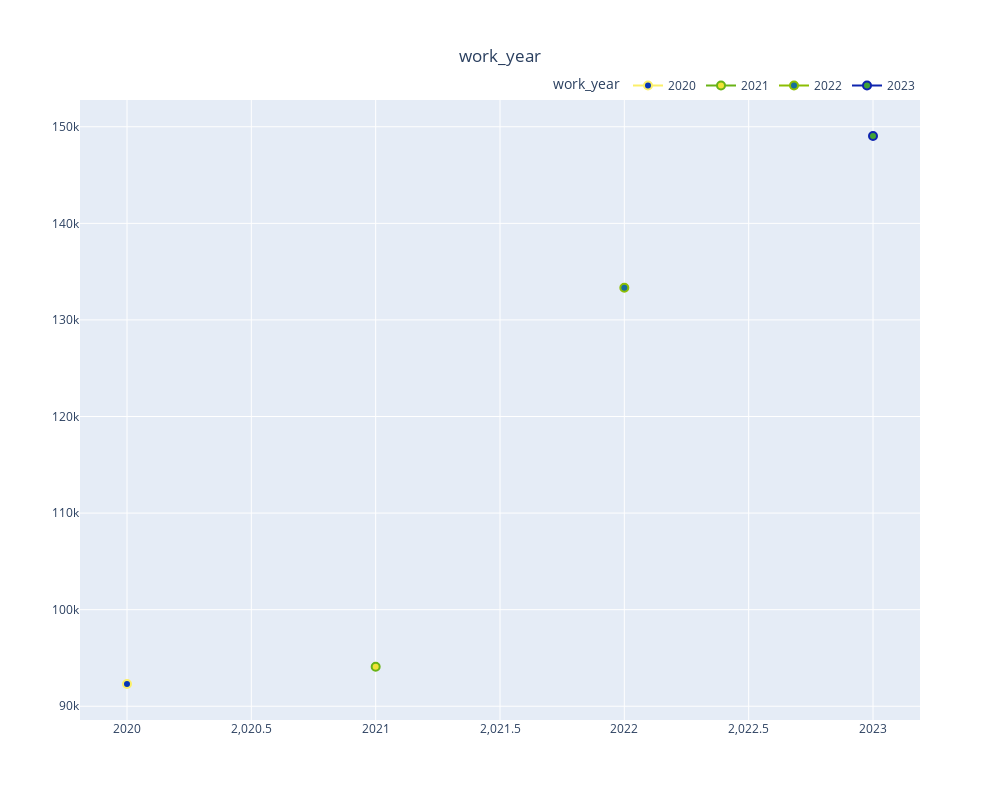
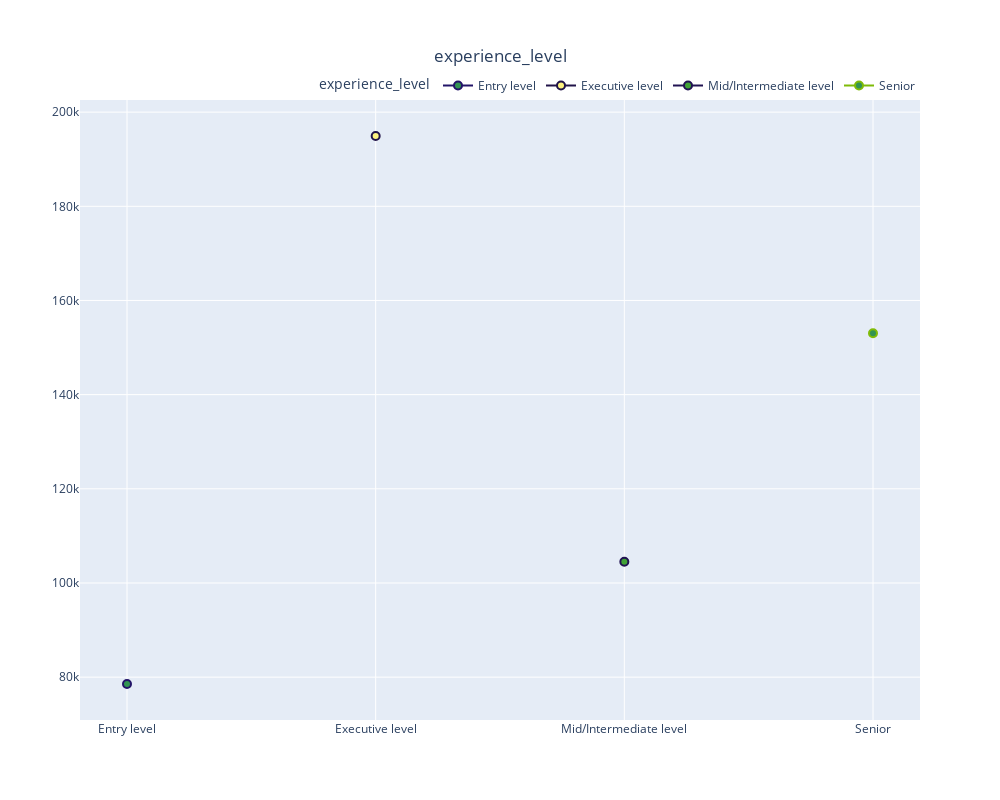
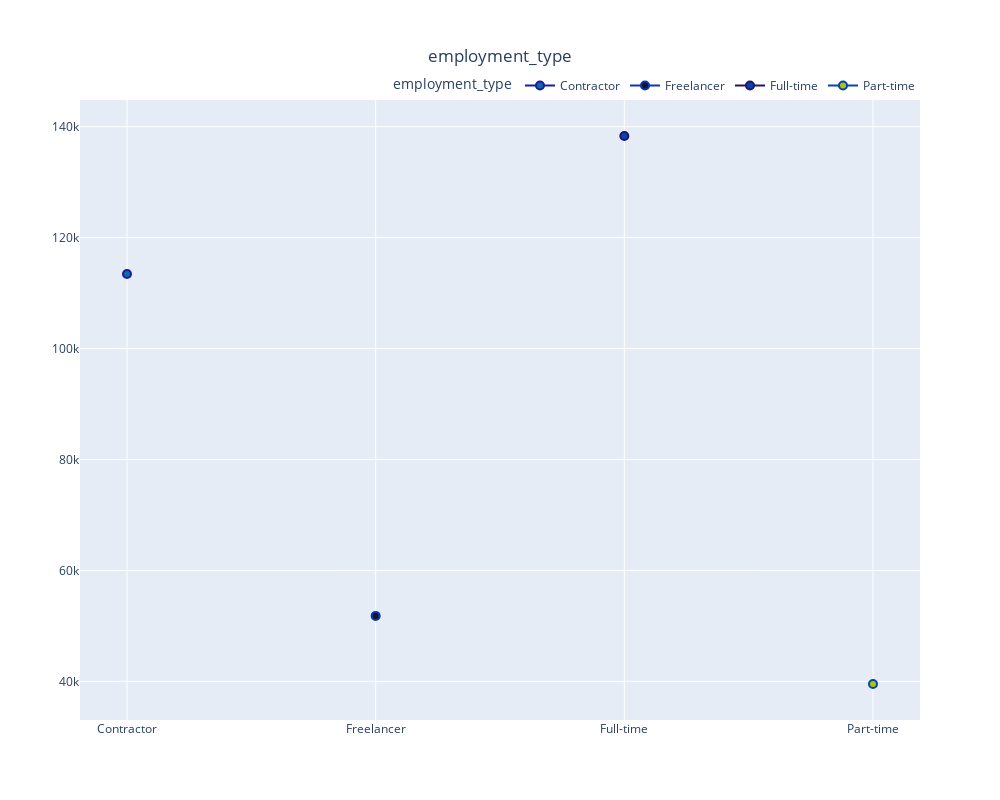

The cell these charts' notebook holds for them, in order:
### Code cell
for column in columns:
    plot_grouping_salary(df, column, 1000, 800)

### Figure 1 — Plotly figure (JSON) as saved in the notebook; plotly's stock layout.template omitted (floating-point values rounded to 4 significant figures)
{"data": [{"line": {"color": "#fbef69"}, "marker": {"color": "#0736b6", "line": {"width": 2}, "size": 8}, "name": "2020", "type": "scatter", "x": [2020], "y": [92300.0]}, {"line": {"color": "#69b316"}, "marker": {"color": "#f1e236", "line": {"width": 2}, "size": 8}, "name": "2021", "type": "scatter", "x": [2021], "y": [94090.0]}, {"line": {"color": "#8cbe03"}, "marker": {"color": "#176e9a", "line": {"width": 2}, "size": 8}, "name": "2022", "type": "scatter", "x": [2022], "y": [133300.0]}, {"line": {"color": "#0e24ae"}, "marker": {"color": "#41a236", "line": {"width": 2}, "size": 8}, "name": "2023", "type": "scatter", "x": [2023], "y": [149000.0]}], "layout": {"height": 800, "legend": {"orientation": "h", "title": {"text": "work_year"}, "x": 1, "xanchor": "right", "y": 1, "yanchor": "bottom"}, "title": {"text": "work_year", "x": 0.5, "xanchor": "center", "yanchor": "top"}, "width": 1000}}

### Figure 2 — Plotly figure (JSON) as saved in the notebook; plotly's stock layout.template omitted (floating-point values rounded to 4 significant figures)
{"data": [{"line": {"color": "#221468"}, "marker": {"color": "#329452", "line": {"width": 2}, "size": 8}, "name": "Entry level", "type": "scatter", "x": ["Entry level"], "y": [78550.0]}, {"line": {"color": "#201348"}, "marker": {"color": "#fdf280", "line": {"width": 2}, "size": 8}, "name": "Executive level", "type": "scatter", "x": ["Executive level"], "y": [194900.0]}, {"line": {"color": "#211352"}, "marker": {"color": "#41a236", "line": {"width": 2}, "size": 8}, "name": "Mid/Intermediate level", "type": "scatter", "x": ["Mid/Intermediate level"], "y": [104500.0]}, {"line": {"color": "#7fbb08"}, "marker": {"color": "#329452", "line": {"width": 2}, "size": 8}, "name": "Senior", "type": "scatter", "x": ["Senior"], "y": [153100.0]}], "layout": {"height": 800, "legend": {"orientation": "h", "title": {"text": "experience_level"}, "x": 1, "xanchor": "right", "y": 1, "yanchor": "bottom"}, "title": {"text": "experience_level", "x": 0.5, "xanchor": "center", "yanchor": "top"}, "width": 1000}}

### Figure 3 — Plotly figure (JSON) as saved in the notebook; plotly's stock layout.template omitted (floating-point values rounded to 4 significant figures)
{"data": [{"line": {"color": "#161da1"}, "marker": {"color": "#106a9f", "line": {"width": 2}, "size": 8}, "name": "Contractor", "type": "scatter", "x": ["Contractor"], "y": [113400.0]}, {"line": {"color": "#0736b6"}, "marker": {"color": "#1a1228", "line": {"width": 2}, "size": 8}, "name": "Freelancer", "type": "scatter", "x": ["Freelancer"], "y": [51810.0]}, {"line": {"color": "#221468"}, "marker": {"color": "#0643b7", "line": {"width": 2}, "size": 8}, "name": "Full-time", "type": "scatter", "x": ["Full-time"], "y": [138300.0]}, {"line": {"color": "#0642b7"}, "marker": {"color": "#abc603", "line": {"width": 2}, "size": 8}, "name": "Part-time", "type": "scatter", "x": ["Part-time"], "y": [39530.0]}], "layout": {"height": 800, "legend": {"orientation": "h", "title": {"text": "employment_type"}, "x": 1, "xanchor": "right", "y": 1, "yanchor": "bottom"}, "title": {"text": "employment_type", "x": 0.5, "xanchor": "center", "yanchor": "top"}, "width": 1000}}
